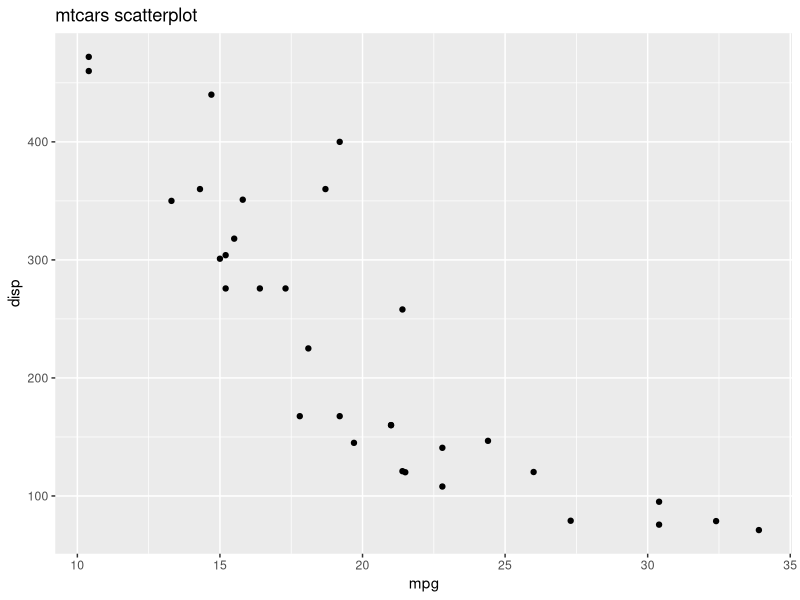
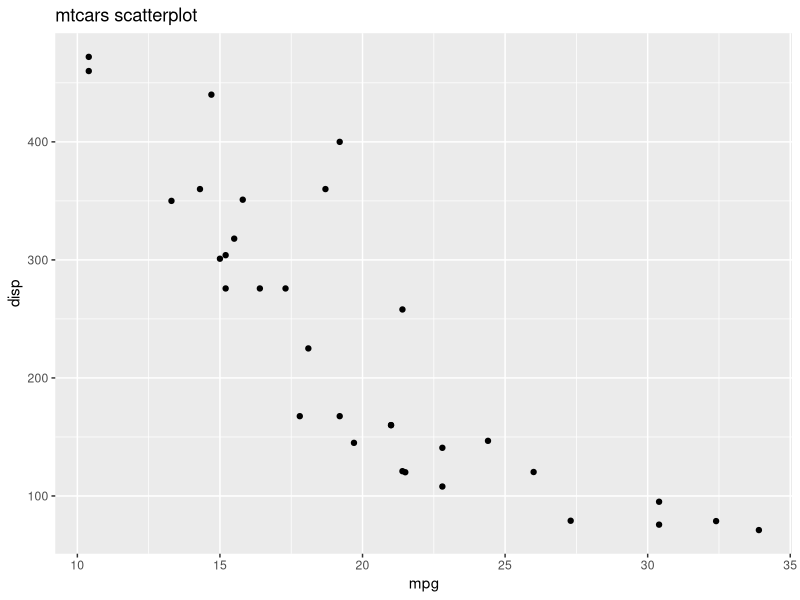

These figures' R source, in order:
## ---- chunk 1
#| echo: false
library(tidyverse)
## ---- chunk 2

mtcars |>
  ggplot(
    aes(x = mpg, y = disp)
  ) + 
  geom_point() + 
  labs(title = "mtcars scatterplot")

## ---- chunk 3
mtcars |>
  ggplot(
    aes(x = mpg, y = disp)
  ) + 
  geom_point() + 
  labs(title = "mtcars scatterplot")
